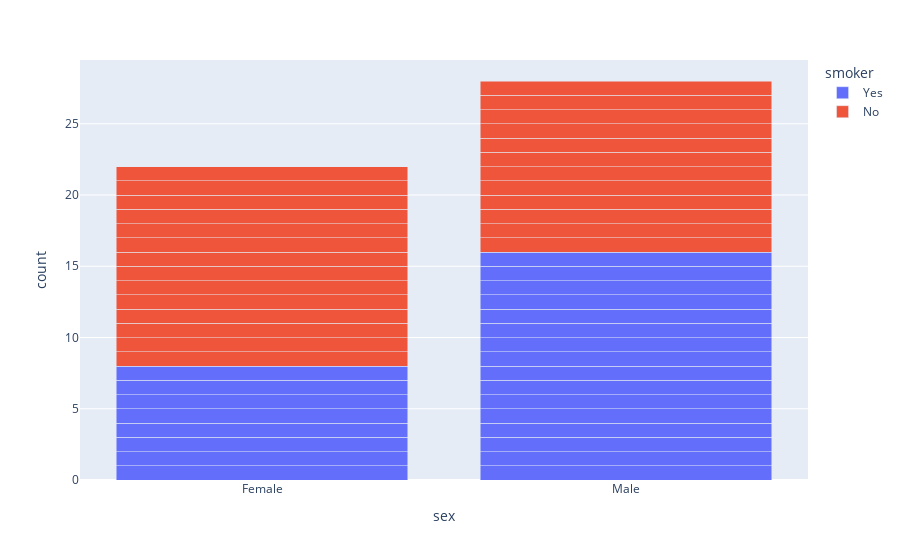

Here is the notebook cell this chart was saved with:
### Markdown cell above
You may be interested in colouring your bar plot with another categorical variable. You can do that with the `color` argument

* The barmode allows you to stack them (`stack`) or leave them side by side (`group`)

### Code cell
fig = px.bar(df, x="sex",  color="smoker", barmode="stack")
fig.show()

### Figure 1 — Plotly figure (JSON) as saved in the notebook; plotly's stock layout.template omitted (floating-point values rounded to 4 significant figures)
{"data": [{"alignmentgroup": "True", "hovertemplate": "smoker=Yes<br>sex=%{x}<br>count=%{y}<extra></extra>", "legendgroup": "Yes", "marker": {"color": "#636efa", "pattern": {"shape": ""}}, "name": "Yes", "offsetgroup": "Yes", "orientation": "v", "showlegend": true, "textposition": "auto", "type": "bar", "x": ["Female", "Male", "Male", "Male", "Female", "Male", "Male", "Female", "Male", "Male", "Male", "Male", "Female", "Female", "Female", "Male", "Male", "Female", "Male", "Female", "Male", "Male", "Male", "Male"], "xaxis": "x", "y": [1, 1, 1, 1, 1, 1, 1, 1, 1, 1, 1, 1, 1, 1, 1, 1, 1, 1, 1, 1, 1, 1, 1, 1], "yaxis": "y"}, {"alignmentgroup": "True", "hovertemplate": "smoker=No<br>sex=%{x}<br>count=%{y}<extra></extra>", "legendgroup": "No", "marker": {"color": "#EF553B", "pattern": {"shape": ""}}, "name": "No", "offsetgroup": "No", "orientation": "v", "showlegend": true, "textposition": "auto", "type": "bar", "x": ["Female", "Male", "Male", "Female", "Male", "Female", "Male", "Male", "Female", "Female", "Male", "Male", "Female", "Female", "Male", "Male", "Female", "Female", "Female", "Male", "Male", "Female", "Male", "Female", "Female", "Female"], "xaxis": "x", "y": [1, 1, 1, 1, 1, 1, 1, 1, 1, 1, 1, 1, 1, 1, 1, 1, 1, 1, 1, 1, 1, 1, 1, 1, 1, 1], "yaxis": "y"}], "layout": {"barmode": "stack", "legend": {"title": {"text": "smoker"}, "tracegroupgap": 0}, "margin": {"t": 60}, "xaxis": {"anchor": "y", "domain": [0, 1], "title": {"text": "sex"}}, "yaxis": {"anchor": "x", "domain": [0, 1], "title": {"text": "count"}}}}
